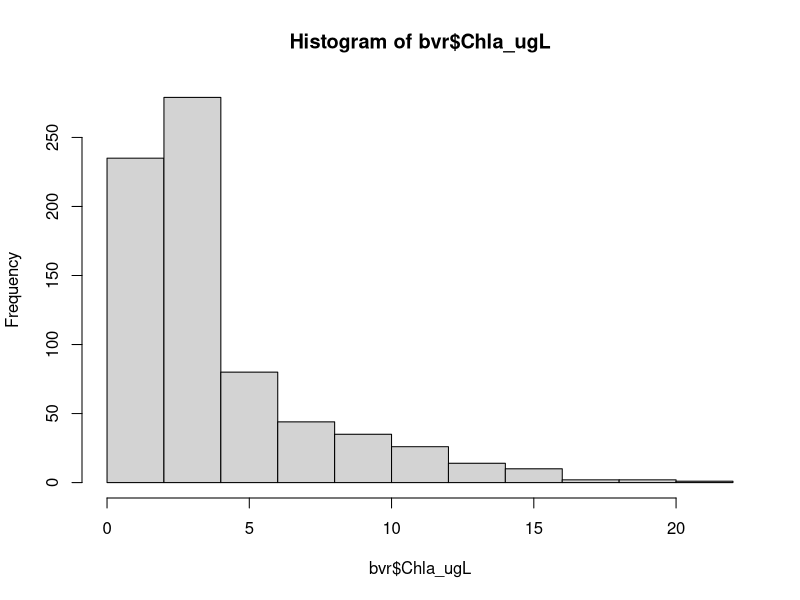
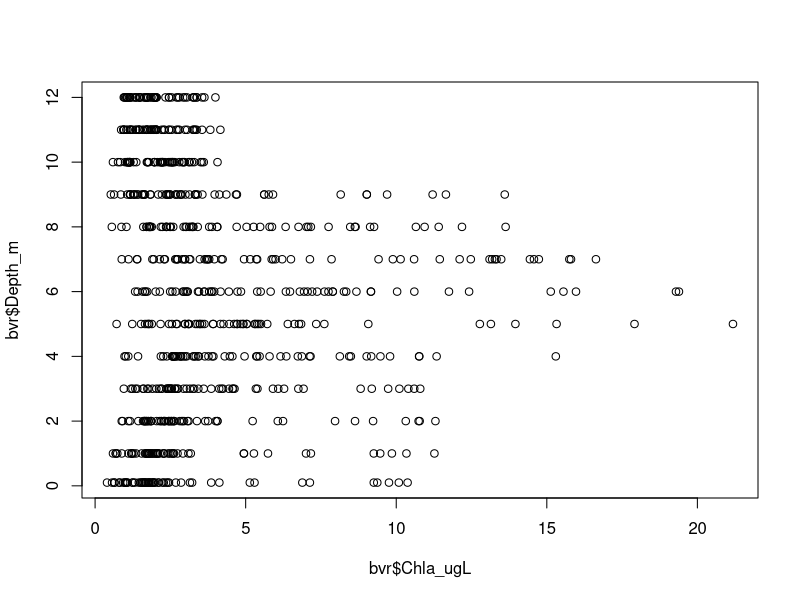
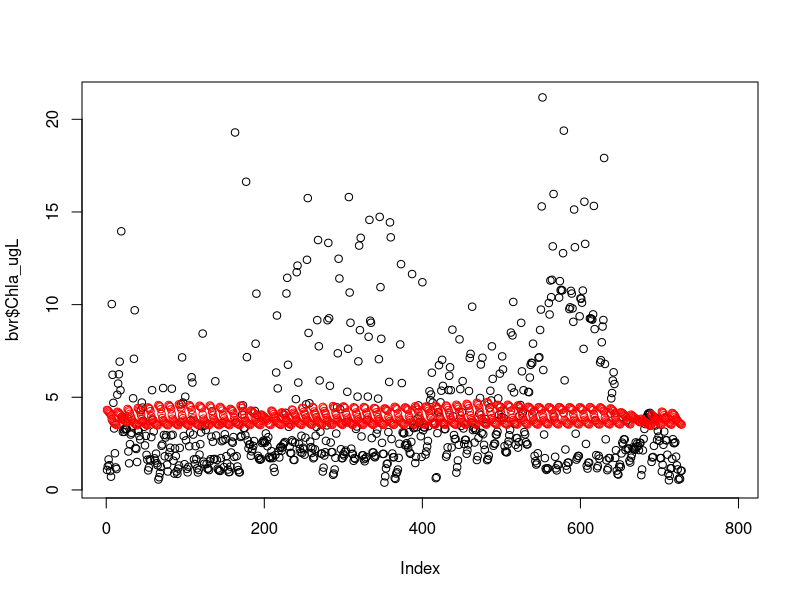
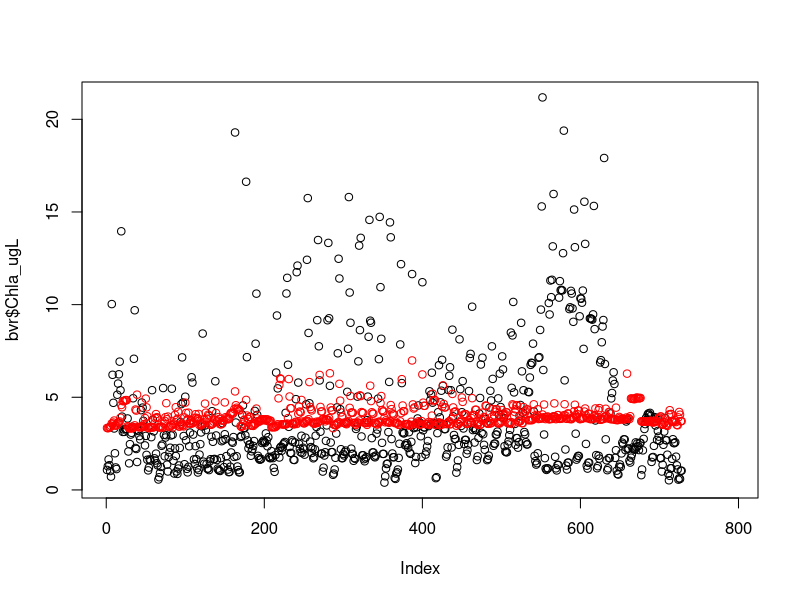
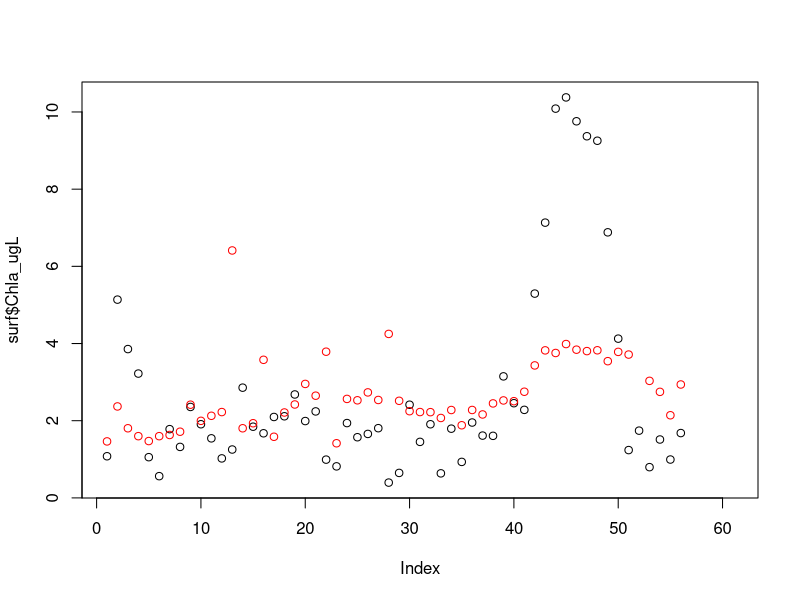
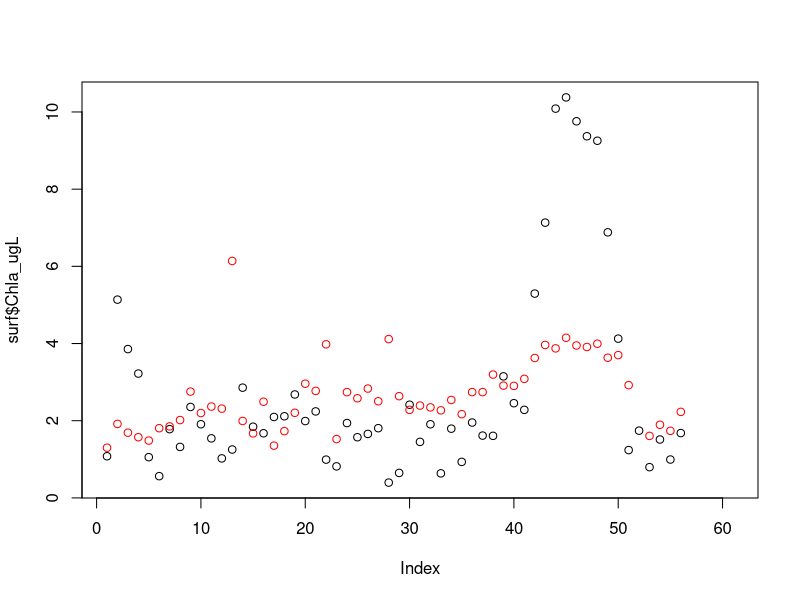
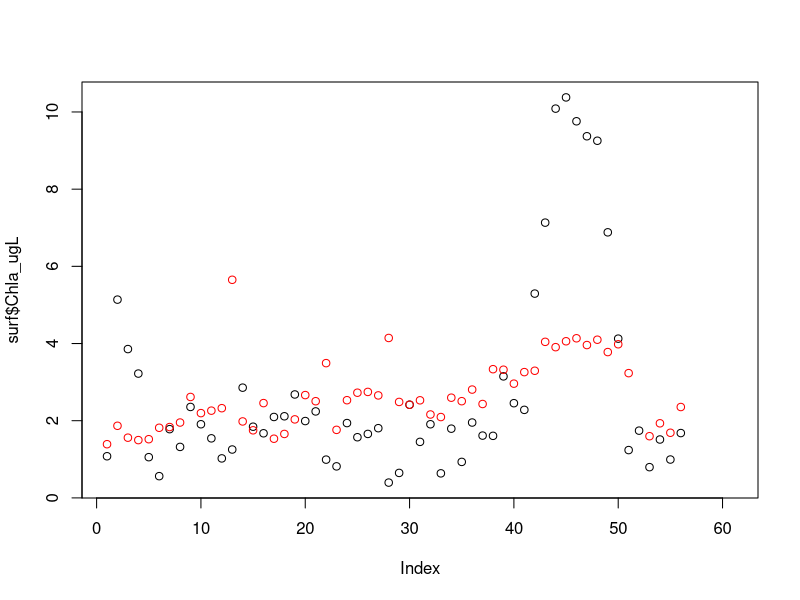

Recreate these plots in R, in order.
# Week 11 Assignment - Part 1
# Make a generalized linear model (preferably with more than one variable) for one of your hypotheses. 
# Articulate which hypothesis you are testing.
# Explain what the R output is telling you about your data, in relation to your hypothesis.
# (Hint: you can use lsmeans, effects, relevel, or predict to help you.) You should include this 
# explanation in either your README or in your code.
# Plot your model (e.g. using predict) and overlay the model on top of the underlying data. 
#Remember that you will need to use “type=response”.
# Write a results statement (as you would in a scientific paper). 
#If you need to reference a statistical table, you can include this result statement and table as a separate word doc that you push to github titled “LASTNAME_week10_glm_results”

library(tidyverse)
library(emmeans)
library(effects)

pr <- function(m) printCoefmat(coef(summary(m)),
                               digits=3,signif.stars=FALSE)
bvr <- read.csv("BVR_CTD.csv")

hist(bvr$Chla_ugL)
# this is somewhat gamma distributed, so will use a gamma distributed glm
plot(bvr$Chla_ugL, bvr$Depth_m)
# Hypothesis: chlorophyll is driven by changes in temperature by depth
glm1 <- glm(Chla_ugL ~ Temp_C + Depth_m, data = bvr, family = Gamma(link = 'inverse'))
summary(glm1)
# this output is saying there is no significant effect of temperature or depth on chl

plot(bvr$Chla_ugL) 
points(predict.glm(glm1, type = 'response'), col = 'red')

# hypothesis: chlroophyll is driven by changes in turbidity
glm2 <- glm(Chla_ugL ~ Turb_NTU, data = bvr, family = Gamma(link = 'log'))
plot(bvr$Chla_ugL)
points(predict.glm(glm2, type = 'response'), col = 'red')

# these aren't great models because it is total chlorophyll from all depths
# what about looking at just the surface chl?

surf <- bvr[bvr$Depth_m<0.5,]


glm3 <- glm(Chla_ugL ~ Turb_NTU, data = surf, family = Gamma(link = 'log'))
plot(surf$Chla_ugL)
points(predict.glm(glm3, type = 'response'), col = 'red')
summary(glm3)
# this model says there is a significant effect of turbidity on chl
# because the coefficient estimate is 0.378, this is a slightly positive relationship


###############################################################################################################
# week 11
#1. Use likelihood ratio tests and one other model selection approach to test at least 3 models of 
#your data.

# will test glm3 (chl ~ turbidity), glm4 (chl~ turbidity + temp), and glm5 (chl~turbdity + temp + DO)
glm4 <- glm(Chla_ugL ~ Turb_NTU + Temp_C, data = surf, family = Gamma(link = 'log'))
plot(surf$Chla_ugL)
points(predict.glm(glm4, type = 'response'), col = 'red')

glm5 <- glm(Chla_ugL ~ Turb_NTU + Temp_C + DO_mgL, data = surf, family = Gamma(link = 'log'))
plot(surf$Chla_ugL)
points(predict.glm(glm5, type = 'response'), col = 'red')

anova(glm3, glm4, glm5, test = "LRT")
# the anova says that none of these models are significant!
AIC(glm3, glm4, glm5)
# in this case AIC tells us that they are all equally as good, although we know from the anova
# and from looking at the predicted output that none of these models are good!

#2. Explain what the results are telling you for each approach.
# The results are saying that neither turbidity, water temperature, nor dissolved oxygen are good predictors
# of chlorophyll-a in this time series. 

#3. Include a synthesis statement on how the output of each approach is similar or different in 
#your code. Remember to update your README and annotate your code.
# The LRT tells us that while all the models are equally informative, not of them are significant, showing 
# that none of these are telling us any significant information. In contrast, AIC also tells us
# that the models are not different from each (i.e., they are all equally informative), but the format of
# AIC does not also tell you whether or not the models themselves provide significant information, meaning
# that it is important to use multiple model tests in order to get a more complete picture of the 
# performance of models. 
